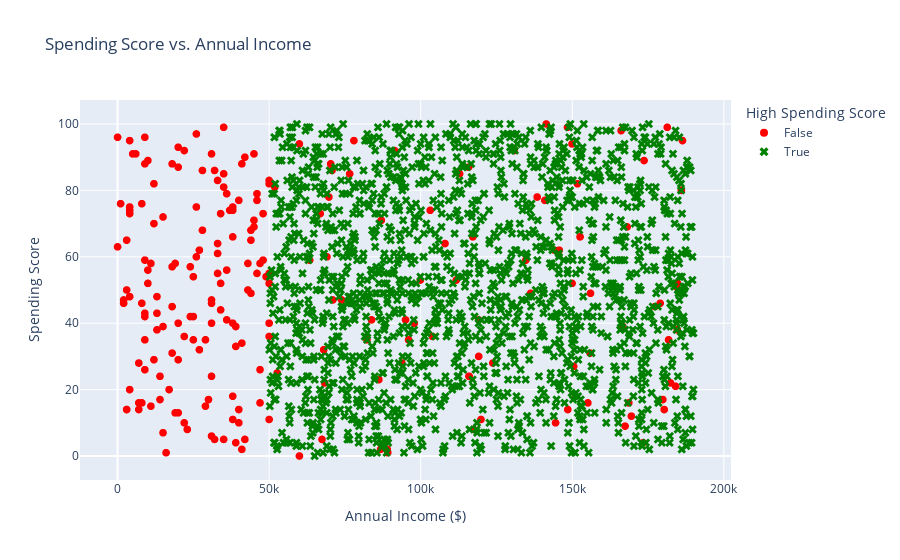

Source (notebook cell):
### Code cell
df_encoded['High Spending Score'] = (
    (df_encoded['Annual Income ($)'] > 50000) & 
    (df_encoded['Family Size'] < 8) & 
    (df_encoded['Work Experience'] <= 10)
)

fig_final = px.scatter(df_encoded, x='Annual Income ($)', y='Spending Score (1-100)',
                 title='Spending Score vs. Annual Income',
                 labels={'Annual Income ($)': 'Annual Income ($)', 'Spending Score (1-100)': 'Spending Score'},
                 color='High Spending Score',
                 symbol='High Spending Score',
                 color_discrete_map={True: 'green', False: 'red'},
                 symbol_sequence=['circle', 'x'])

fig_final.update_traces(marker=dict(size=8, opacity=1))


fig_final.show()

### Figure 1 — Plotly figure (JSON) as saved in the notebook; plotly's stock layout.template omitted (floating-point values rounded to 4 significant figures; data arrays with more than 128 entries replaced by an {"elided": "..."} marker saying what was removed)
{"data": [{"hovertemplate": "High Spending Score=False<br>Annual Income ($)=%{x}<br>Spending Score=%{y}<extra></extra>", "legendgroup": "False", "marker": {"color": "red", "opacity": 1, "size": 8, "symbol": "circle"}, "mode": "markers", "name": "False", "showlegend": true, "type": "scattergl", "x": {"elided": "227 int values"}, "xaxis": "x", "y": {"elided": "227 int values"}, "yaxis": "y"}, {"hovertemplate": "High Spending Score=True<br>Annual Income ($)=%{x}<br>Spending Score=%{y}<extra></extra>", "legendgroup": "True", "marker": {"color": "green", "opacity": 1, "size": 8, "symbol": "x"}, "mode": "markers", "name": "True", "showlegend": true, "type": "scattergl", "x": {"elided": "1738 int values"}, "xaxis": "x", "y": {"elided": "1738 int values"}, "yaxis": "y"}], "layout": {"legend": {"title": {"text": "High Spending Score"}, "tracegroupgap": 0}, "title": {"text": "Spending Score vs. Annual Income"}, "xaxis": {"anchor": "y", "domain": [0, 1], "title": {"text": "Annual Income ($)"}}, "yaxis": {"anchor": "x", "domain": [0, 1], "title": {"text": "Spending Score"}}}}
